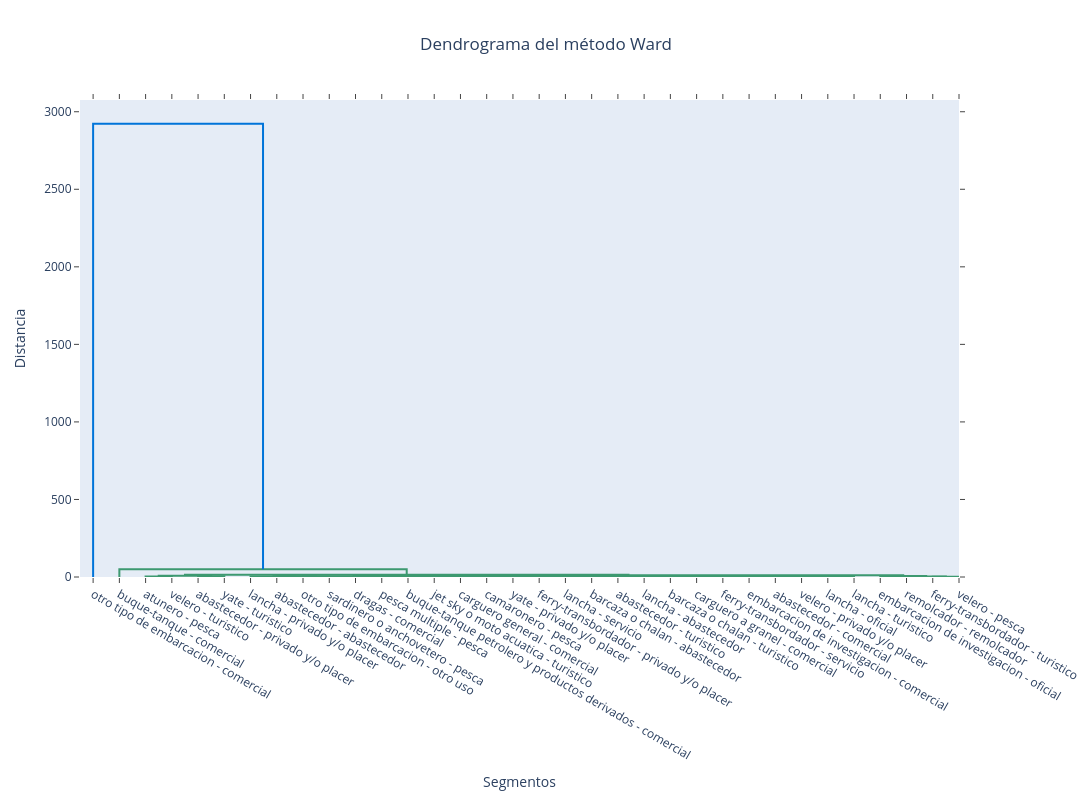

Notebook cell for this chart:
### Code cell
from scipy.cluster.hierarchy import linkage

# --------------------------------------------------------------
# Dentograma ward
# --------------------------------------------------------------

import plotly.figure_factory as ff

# Crear dendrograma con agrupación jerárquica de Ward
dendrogram_fig = ff.create_dendrogram(
    X.to_numpy(),
    linkagefun=lambda datos: linkage(
        datos,
        method="ward",
        metric="euclidean"
    ),
    labels=X.index.astype(str).tolist()
)

dendrogram_fig.update_layout(
    title="Dendrograma del método Ward",
    title_x=0.5,
    width=1200,
    height=800,
    xaxis_title="Segmentos",
    yaxis_title="Distancia"
)

dendrogram_fig.show()

### Figure 1 — Plotly figure (JSON) as saved in the notebook; plotly's stock layout.template omitted (floating-point values rounded to 4 significant figures)
{"data": [{"hoverinfo": "text", "marker": {"color": "rgb(61,153,112)"}, "mode": "lines", "type": "scatter", "x": [25.0, 25.0, 35.0, 35.0], "xaxis": "x", "y": [0.0, 3.265, 3.265, 0.0], "yaxis": "y"}, {"hoverinfo": "text", "marker": {"color": "rgb(61,153,112)"}, "mode": "lines", "type": "scatter", "x": [45.0, 45.0, 55.0, 55.0], "xaxis": "x", "y": [0.0, 4.307, 4.307, 0.0], "yaxis": "y"}, {"hoverinfo": "text", "marker": {"color": "rgb(61,153,112)"}, "mode": "lines", "type": "scatter", "x": [30.0, 30.0, 50.0, 50.0], "xaxis": "x", "y": [3.265, 8.662, 8.662, 4.307], "yaxis": "y"}, {"hoverinfo": "text", "marker": {"color": "rgb(61,153,112)"}, "mode": "lines", "type": "scatter", "x": [85.0, 85.0, 95.0, 95.0], "xaxis": "x", "y": [0.0, 1.644, 1.644, 0.0], "yaxis": "y"}, {"hoverinfo": "text", "marker": {"color": "rgb(61,153,112)"}, "mode": "lines", "type": "scatter", "x": [75.0, 75.0, 90.0, 90.0], "xaxis": "x", "y": [0.0, 3.394, 3.394, 1.644], "yaxis": "y"}, {"hoverinfo": "text", "marker": {"color": "rgb(61,153,112)"}, "mode": "lines", "type": "scatter", "x": [65.0, 65.0, 82.5, 82.5], "xaxis": "x", "y": [0.0, 3.866, 3.866, 3.394], "yaxis": "y"}, {"hoverinfo": "text", "marker": {"color": "rgb(61,153,112)"}, "mode": "lines", "type": "scatter", "x": [105.0, 105.0, 115.0, 115.0], "xaxis": "x", "y": [0.0, 1.695, 1.695, 0.0], "yaxis": "y"}, {"hoverinfo": "text", "marker": {"color": "rgb(61,153,112)"}, "mode": "lines", "type": "scatter", "x": [125.0, 125.0, 135.0, 135.0], "xaxis": "x", "y": [0.0, 1.074, 1.074, 0.0], "yaxis": "y"}, {"hoverinfo": "text", "marker": {"color": "rgb(61,153,112)"}, "mode": "lines", "type": "scatter", "x": [155.0, 155.0, 165.0, 165.0], "xaxis": "x", "y": [0.0, 0.8275, 0.8275, 0.0], "yaxis": "y"}, {"hoverinfo": "text", "marker": {"color": "rgb(61,153,112)"}, "mode": "lines", "type": "scatter", "x": [145.0, 145.0, 160.0, 160.0], "xaxis": "x", "y": [0.0, 1.845, 1.845, 0.8275], "yaxis": "y"}, {"hoverinfo": "text", "marker": {"color": "rgb(61,153,112)"}, "mode": "lines", "type": "scatter", "x": [175.0, 175.0, 185.0, 185.0], "xaxis": "x", "y": [0.0, 0.4156, 0.4156, 0.0], "yaxis": "y"}, {"hoverinfo": "text", "marker": {"color": "rgb(61,153,112)"}, "mode": "lines", "type": "scatter", "x": [225.0, 225.0, 235.0, 235.0], "xaxis": "x", "y": [0.0, 0.0, 0.0, 0.0], "yaxis": "y"}, {"hoverinfo": "text", "marker": {"color": "rgb(61,153,112)"}, "mode": "lines", "type": "scatter", "x": [215.0, 215.0, 230.0, 230.0], "xaxis": "x", "y": [0.0, 0.0, 0.0, 0.0], "yaxis": "y"}, {"hoverinfo": "text", "marker": {"color": "rgb(61,153,112)"}, "mode": "lines", "type": "scatter", "x": [205.0, 205.0, 222.5, 222.5], "xaxis": "x", "y": [0.0, 0.03162, 0.03162, 0.0], "yaxis": "y"}, {"hoverinfo": "text", "marker": {"color": "rgb(61,153,112)"}, "mode": "lines", "type": "scatter", "x": [195.0, 195.0, 213.8, 213.8], "xaxis": "x", "y": [0.0, 0.7274, 0.7274, 0.03162], "yaxis": "y"}, {"hoverinfo": "text", "marker": {"color": "rgb(61,153,112)"}, "mode": "lines", "type": "scatter", "x": [180.0, 180.0, 204.4, 204.4], "xaxis": "x", "y": [0.4156, 0.9895, 0.9895, 0.7274], "yaxis": "y"}, {"hoverinfo": "text", "marker": {"color": "rgb(61,153,112)"}, "mode": "lines", "type": "scatter", "x": [265.0, 265.0, 275.0, 275.0], "xaxis": "x", "y": [0.0, 0.3786, 0.3786, 0.0], "yaxis": "y"}, {"hoverinfo": "text", "marker": {"color": "rgb(61,153,112)"}, "mode": "lines", "type": "scatter", "x": [255.0, 255.0, 270.0, 270.0], "xaxis": "x", "y": [0.0, 0.781, 0.781, 0.3786], "yaxis": "y"}, {"hoverinfo": "text", "marker": {"color": "rgb(61,153,112)"}, "mode": "lines", "type": "scatter", "x": [285.0, 285.0, 295.0, 295.0], "xaxis": "x", "y": [0.0, 1.108, 1.108, 0.0], "yaxis": "y"}, {"hoverinfo": "text", "marker": {"color": "rgb(61,153,112)"}, "mode": "lines", "type": "scatter", "x": [262.5, 262.5, 290.0, 290.0], "xaxis": "x", "y": [0.781, 1.281, 1.281, 1.108], "yaxis": "y"}, {"hoverinfo": "text", "marker": {"color": "rgb(61,153,112)"}, "mode": "lines", "type": "scatter", "x": [245.0, 245.0, 276.2, 276.2], "xaxis": "x", "y": [0.0, 1.668, 1.668, 1.281], "yaxis": "y"}, {"hoverinfo": "text", "marker": {"color": "rgb(61,153,112)"}, "mode": "lines", "type": "scatter", "x": [192.2, 192.2, 260.6, 260.6], "xaxis": "x", "y": [0.9895, 2.117, 2.117, 1.668], "yaxis": "y"}, {"hoverinfo": "text", "marker": {"color": "rgb(61,153,112)"}, "mode": "lines", "type": "scatter", "x": [152.5, 152.5, 226.4, 226.4], "xaxis": "x", "y": [1.845, 2.63, 2.63, 2.117], "yaxis": "y"}, {"hoverinfo": "text", "marker": {"color": "rgb(61,153,112)"}, "mode": "lines", "type": "scatter", "x": [130.0, 130.0, 189.5, 189.5], "xaxis": "x", "y": [1.074, 2.946, 2.946, 2.63], "yaxis": "y"}, {"hoverinfo": "text", "marker": {"color": "rgb(61,153,112)"}, "mode": "lines", "type": "scatter", "x": [110.0, 110.0, 159.7, 159.7], "xaxis": "x", "y": [1.695, 3.966, 3.966, 2.946], "yaxis": "y"}, {"hoverinfo": "text", "marker": {"color": "rgb(61,153,112)"}, "mode": "lines", "type": "scatter", "x": [73.75, 73.75, 134.9, 134.9], "xaxis": "x", "y": [3.866, 5.4, 5.4, 3.966], "yaxis": "y"}, {"hoverinfo": "text", "marker": {"color": "rgb(61,153,112)"}, "mode": "lines", "type": "scatter", "x": [325.0, 325.0, 335.0, 335.0], "xaxis": "x", "y": [0.0, 1.249, 1.249, 0.0], "yaxis": "y"}, {"hoverinfo": "text", "marker": {"color": "rgb(61,153,112)"}, "mode": "lines", "type": "scatter", "x": [315.0, 315.0, 330.0, 330.0], "xaxis": "x", "y": [0.0, 3.695, 3.695, 1.249], "yaxis": "y"}, {"hoverinfo": "text", "marker": {"color": "rgb(61,153,112)"}, "mode": "lines", "type": "scatter", "x": [305.0, 305.0, 322.5, 322.5], "xaxis": "x", "y": [0.0, 6.686, 6.686, 3.695], "yaxis": "y"}, {"hoverinfo": "text", "marker": {"color": "rgb(61,153,112)"}, "mode": "lines", "type": "scatter", "x": [104.3, 104.3, 313.8, 313.8], "xaxis": "x", "y": [5.4, 11.61, 11.61, 6.686], "yaxis": "y"}, {"hoverinfo": "text", "marker": {"color": "rgb(61,153,112)"}, "mode": "lines", "type": "scatter", "x": [40.0, 40.0, 209.0, 209.0], "xaxis": "x", "y": [8.662, 14.23, 14.23, 11.61], "yaxis": "y"}, {"hoverinfo": "text", "marker": {"color": "rgb(61,153,112)"}, "mode": "lines", "type": "scatter", "x": [15.0, 15.0, 124.5, 124.5], "xaxis": "x", "y": [0.0, 49.82, 49.82, 14.23], "yaxis": "y"}, {"hoverinfo": "text", "marker": {"color": "rgb(0,116,217)"}, "mode": "lines", "type": "scatter", "x": [5.0, 5.0, 69.76, 69.76], "xaxis": "x", "y": [0.0, 2922.0, 2922.0, 49.82], "yaxis": "y"}], "layout": {"autosize": false, "height": 800, "hovermode": "closest", "showlegend": false, "title": {"text": "Dendrograma del método Ward", "x": 0.5}, "width": 1200, "xaxis": {"mirror": "allticks", "rangemode": "tozero", "showgrid": false, "showline": true, "showticklabels": true, "tickmode": "array", "ticks": "outside", "ticktext": ["otro tipo de embarcacion - comercial", "buque-tanque - comercial", "atunero - pesca", "velero - turistico", "abastecedor - privado y/o placer", "yate - turistico", "lancha - privado y/o placer", "abastecedor - abastecedor", "otro tipo de embarcacion - otro uso", "sardinero o anchovetero - pesca", "dragas - comercial", "pesca multiple - pesca", "buque-tanque petrolero y productos derivados - comercial", "jet sky o moto acuatica - turistico", "carguero general - comercial", "camaronero - pesca", "yate - privado y/o placer", "ferry-transbordador - privado y/o placer", "lancha - servicio", "barcaza o chalan - abastecedor", "abastecedor - turistico", "lancha - abastecedor", "barcaza o chalan - turistico", "carguero a granel - comercial", "ferry-transbordador - servicio", "embarcacion de investigacion - comercial", "abastecedor - comercial", "velero - privado y/o placer", "lancha - oficial", "lancha - turistico", "embarcacion de investigacion - oficial", "remolcador - remolcador", "ferry-transbordador - turistico", "velero - pesca"], "tickvals": [5, 15, 25, 35, 45, 55, 65, 75, 85, 95, 105, 115, 125, 135, 145, 155, 165, 175, 185, 195, 205, 215, 225, 235, 245, 255, 265, 275, 285, 295, 305, 315, 325, 335], "title": {"text": "Segmentos"}, "type": "linear", "zeroline": false}, "yaxis": {"mirror": "allticks", "rangemode": "tozero", "showgrid": false, "showline": true, "showticklabels": true, "ticks": "outside", "title": {"text": "Distancia"}, "type": "linear", "zeroline": false}}}
